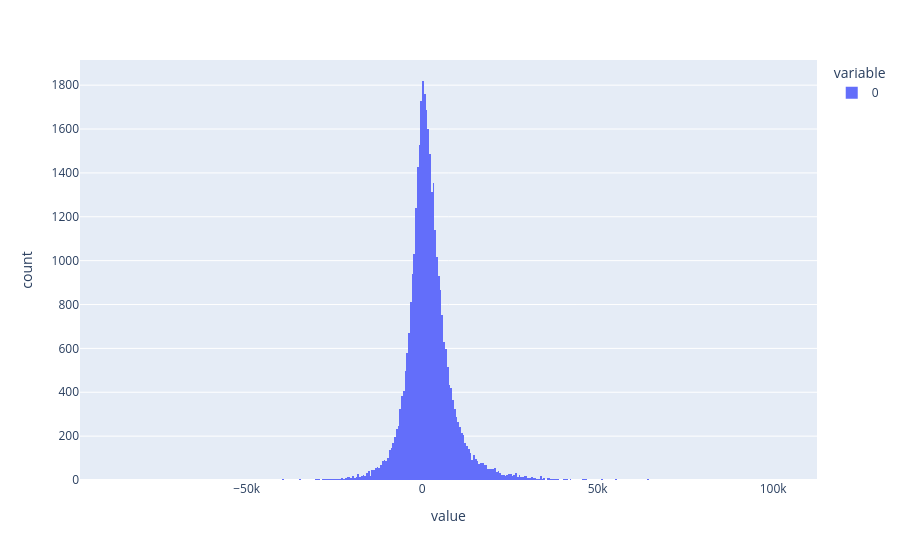

Notebook code cell kept with this figure:
### Markdown cell above
XGBoost outperforms Ridge Regression on approximately 62% of observations. While the improvement is not universal, the magnitude of error reduction when XGBoost does outperform is substantial, leading to a significant reduction in average MAE (~$1.9k). This suggests that gains are driven more by large improvements on a subset of cases rather than consistent marginal gains across all predictions.

### Code cell
import plotly.express as px

for year, diff in zip([1, 4, 5], yearly_diff):
    print(f'Year {year}')
    print('skewness:',diff.skew())
    
px.histogram(diff)

### Figure 1 — Plotly figure (JSON) as saved in the notebook; plotly's stock layout.template omitted (floating-point values rounded to 4 significant figures; data arrays with more than 128 entries replaced by an {"elided": "..."} marker saying what was removed)
{"data": [{"bingroup": "x", "hovertemplate": "variable=0<br>value=%{x}<br>count=%{y}<extra></extra>", "legendgroup": "0", "marker": {"color": "#636efa", "pattern": {"shape": ""}}, "name": "0", "orientation": "v", "showlegend": true, "type": "histogram", "x": {"elided": "36219 float values"}, "xaxis": "x", "yaxis": "y"}], "layout": {"barmode": "relative", "legend": {"title": {"text": "variable"}, "tracegroupgap": 0}, "margin": {"t": 60}, "xaxis": {"anchor": "y", "domain": [0, 1], "title": {"text": "value"}}, "yaxis": {"anchor": "x", "domain": [0, 1], "title": {"text": "count"}}}}
